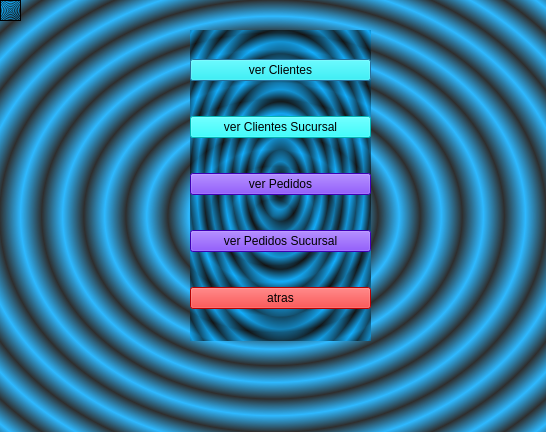
<?xml version="1.0" encoding="UTF-8"?>
<ui version="4.0">
 <class>Reportes</class>
 <widget class="QDialog" name="Reportes">
  <property name="geometry">
   <rect>
    <x>0</x>
    <y>0</y>
    <width>546</width>
    <height>432</height>
   </rect>
  </property>
  <property name="windowTitle">
   <string>Dialog</string>
  </property>
  <property name="styleSheet">
   <string notr="true">background-color: qradialgradient(spread:repeat, cx:0.5, cy:0.5, radius:0.077, fx:0.5, fy:0.5, stop:0 rgba(0, 169, 255, 147), stop:0.497326 rgba(0, 0, 0, 147), stop:1 rgba(0, 169, 255, 147));
background-color: qconicalgradient(cx:0.5, cy:0.5, angle:0, stop:0 rgba(35, 40, 3, 255), stop:0.16 rgba(136, 106, 22, 255), stop:0.225 rgba(166, 140, 41, 255), stop:0.285 rgba(204, 181, 74, 255), stop:0.345 rgba(235, 219, 102, 255), stop:0.415 rgba(245, 236, 112, 255), stop:0.52 rgba(209, 190, 76, 255), stop:0.57 rgba(187, 156, 51, 255), stop:0.635 rgba(168, 142, 42, 255), stop:0.695 rgba(202, 174, 68, 255), stop:0.75 rgba(218, 202, 86, 255), stop:0.815 rgba(208, 187, 73, 255), stop:0.88 rgba(187, 156, 51, 255), stop:0.935 rgba(137, 108, 26, 255), stop:1 rgba(35, 40, 3, 255));</string>
  </property>
  <widget class="QWidget" name="layoutWidget">
   <property name="geometry">
    <rect>
     <x>190</x>
     <y>30</y>
     <width>181</width>
     <height>311</height>
    </rect>
   </property>
   <layout class="QVBoxLayout" name="verticalLayout">
    <item>
     <widget class="QPushButton" name="pushButton_cliente">
      <property name="styleSheet">
       <string notr="true">
background-color: rgb(0, 255, 255);</string>
      </property>
      <property name="text">
       <string>ver Clientes</string>
      </property>
     </widget>
    </item>
    <item>
     <widget class="QPushButton" name="pushButton_clisucursal">
      <property name="styleSheet">
       <string notr="true">
background-color: rgb(0, 255, 255);</string>
      </property>
      <property name="text">
       <string>ver Clientes Sucursal</string>
      </property>
     </widget>
    </item>
    <item>
     <widget class="QPushButton" name="pushButton_pedidos">
      <property name="styleSheet">
       <string notr="true">background-color: rgb(85, 0, 255);</string>
      </property>
      <property name="text">
       <string>ver Pedidos</string>
      </property>
     </widget>
    </item>
    <item>
     <widget class="QPushButton" name="pushButton_pedidos_2">
      <property name="styleSheet">
       <string notr="true">background-color: rgb(85, 0, 255);</string>
      </property>
      <property name="text">
       <string>ver Pedidos Sucursal</string>
      </property>
     </widget>
    </item>
    <item>
     <widget class="QPushButton" name="pushButton_back">
      <property name="styleSheet">
       <string notr="true">background-color: rgb(255, 0, 0);</string>
      </property>
      <property name="text">
       <string>atras</string>
      </property>
     </widget>
    </item>
   </layout>
  </widget>
  <widget class="QTableWidget" name="tableWidget">
   <property name="geometry">
    <rect>
     <x>0</x>
     <y>0</y>
     <width>21</width>
     <height>21</height>
    </rect>
   </property>
  </widget>
 </widget>
 <resources/>
 <connections/>
</ui>
